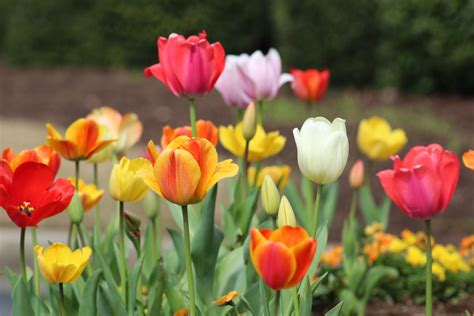
#> input picture image/tulip.jpeg, 474 x 316 px
$ jupyter execute homework-15.ipynb
#> lines starting #> are read from the running program, lines starting #| are printed output that depends on the picture; after the words box and inside, x2 and y2 are one past the last pixel; in counts of white or black regions, pixels touching at a corner belong together
[cell 1]
import cv2
import numpy as np
import matplotlib.pyplot as plt
import os

# -----------------------------
# Utility Functions
# -----------------------------
def contrast_adjust(img, alpha, beta):
    """Adjust contrast using: new_img = alpha*img + beta"""
    new_img = cv2.convertScaleAbs(img, alpha=alpha, beta=beta)
    return new_img

def fft_image(img):
    f = np.fft.fft2(img)
    fshift = np.fft.fftshift(f)
    return fshift

def ifft_image(fshift):
    f_ishift = np.fft.ifftshift(fshift)
    img_back = np.fft.ifft2(f_ishift)
    img_back = np.abs(img_back)
    return img_back

def distance_matrix(shape):
    M, N = shape
    u = np.arange(M) - M//2
    v = np.arange(N) - N//2
    V, U = np.meshgrid(v, u)
    D = np.sqrt(U**2 + V**2)
    return D

# -----------------------------
# Filter Generators
# -----------------------------
def ideal_filter(shape, D0, type='low', D1=None):
    D = distance_matrix(shape)
    if type == 'low':
        H = np.double(D <= D0)
    elif type == 'high':
        H = np.double(D > D0)
    elif type == 'band':
        H = np.double((D > D1) & (D < D0))
    return H

def butterworth_filter(shape, D0, n=2, type='low', D1=None):
    D = distance_matrix(shape)
    if type == 'low':
        H = 1 / (1 + (D / D0)**(2*n))
    elif type == 'high':
        H = 1 / (1 + (D0 / D)**(2*n))
    elif type == 'band':
        H = 1 / (1 + (D * D / ((D*D - D0*D1)**2 + 1e-6)))  # Simplified band version
    return H

def gaussian_filter(shape, D0, type='low', D1=None):
    D = distance_matrix(shape)
    if type == 'low':
        H = np.exp(-(D**2) / (2*(D0**2)))
    elif type == 'high':
        H = 1 - np.exp(-(D**2) / (2*(D0**2)))
    elif type == 'band':
        H = np.exp(-(D**2 - ((D0 + D1)/2)**2) / (2*((D0 - D1)**2)))
    return H

# -----------------------------
# Filtering Operation
# -----------------------------
def apply_filter(img, H):
    fshift = fft_image(img)
    filtered = fshift * H
    result = ifft_image(filtered)
    return np.uint8(np.clip(result, 0, 255))

# -----------------------------
# Main Experiment
# -----------------------------
# Load and prepare images

cwd = os.getcwd()
cwds = cwd.split('/')
cwds.pop(-1)
img_path = '/'.join(cwds[:-1]) + f'/image/tulip.jpeg'
img = cv2.imread(img_path, cv2.IMREAD_GRAYSCALE)

low_contrast = contrast_adjust(img, 0.5, 20)
normal_contrast = img.copy()
high_contrast = contrast_adjust(img, 1.5, 20)
#> call 2 of contrast_adjust, with alpha = 1.5, beta = 20
#> in contrast_adjust (call 2), `new_img = cv2.convertScaleAbs(img, alpha=alpha, beta=beta)`:
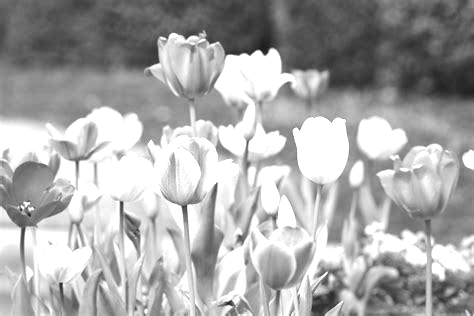
#> new_img: shape (316, 474); min 24, max 255, mean 168.7

images = {'Low Contrast': low_contrast, 'Normal': normal_contrast, 'High Contrast': high_contrast}

D0 = 30  # Cutoff frequency
orders = [1, 2, 4]

for key, im in images.items():
    plt.figure(figsize=(15, 10))
    plt.suptitle(f'{key} Image - Frequency Filtering Comparison', fontsize=14)

    # Filters
    H_ideal = ideal_filter(im.shape, D0, 'low')
    H_butter = butterworth_filter(im.shape, D0, n=2, type='low')
    H_gauss = gaussian_filter(im.shape, D0, 'low')

    ideal_result = apply_filter(im, H_ideal)
    butter_result = apply_filter(im, H_butter)
    gauss_result = apply_filter(im, H_gauss)

    # Display
    plt.subplot(2,3,1); plt.imshow(im, cmap='gray'); plt.title(f'Original ({key})')
    plt.subplot(2,3,2); plt.imshow(ideal_result, cmap='gray'); plt.title('Ideal LPF')
    plt.subplot(2,3,3); plt.imshow(butter_result, cmap='gray'); plt.title('Butterworth LPF')
    plt.subplot(2,3,4); plt.imshow(gauss_result, cmap='gray'); plt.title('Gaussian LPF')

    # Different 'n' in Butterworth
    for n in orders:
        H_butter_n = butterworth_filter(im.shape, D0, n=n, type='low')
        res = apply_filter(im, H_butter_n)
        plt.subplot(2,3,orders.index(n)+2)
        plt.imshow(res, cmap='gray')
        plt.title(f'Butterworth n={n}')

    plt.tight_layout()
    plt.show()
#> this loop made 3 passes
#> key on passes 1 to 3: 'Low Contrast', 'Normal', 'High Contrast'
#> pass 1, `plt.show()`:
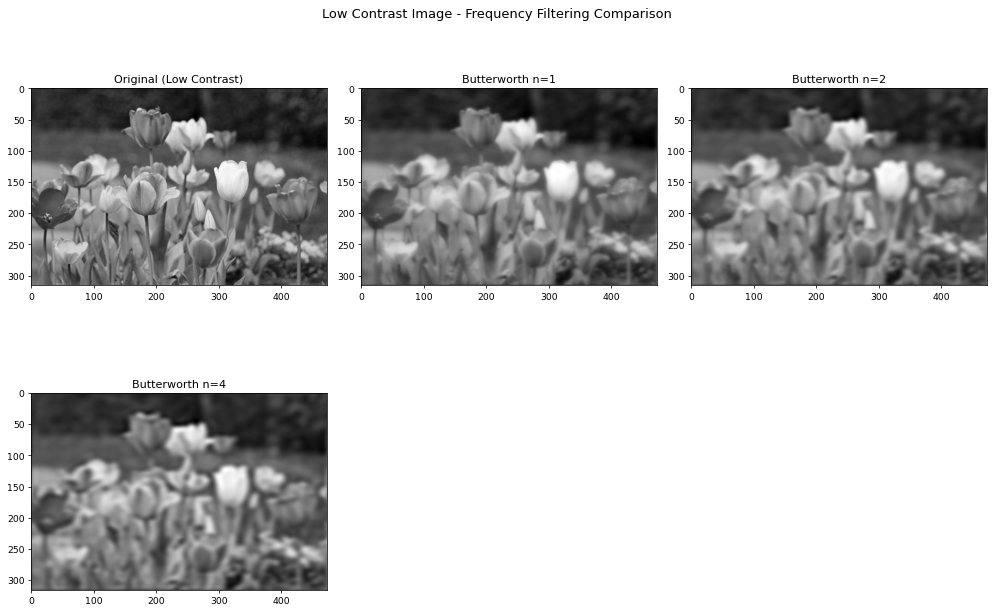
#> figure drawn by matplotlib, 4 panels

[cell 2]
import numpy as np
from scipy.fft import fft2, fftshift, ifft2, ifftshift
import matplotlib.pyplot as plt

def generate_base_image(seed, size=64):
    """
    Generate a synthetic 64x64 grayscale image: sine wave + Gaussian noise.
    """
    np.random.seed(seed)
    x, y = np.meshgrid(np.arange(size), np.arange(size))

    # Low-frequency sine wave (period ~16 pixels)
    low_freq = 128 + 100 * np.sin(2 * np.pi * x / 16) * np.sin(2 * np.pi * y / 16)

    # High-frequency Gaussian noise (sigma=50)
    noise = np.random.normal(0, 50, (size, size))

    image = low_freq + noise
    return np.clip(image, 0, 255).astype(np.uint8)

def adjust_contrast(image, factor):
    """
    Adjust contrast linearly around mean intensity.
    """
    mean = np.mean(image)
    adjusted = mean + factor * (image - mean)
    return np.clip(adjusted, 0, 255).astype(np.uint8)

def compute_band_energies(F_shifted):
    """
    Compute log-magnitude energies in radial bands from shifted FFT.
    Bands: low (r <=8), mid (8 < r <=24), high (r >24)
    """
    magnitude = np.log(np.abs(F_shifted) + 1)
    size = F_shifted.shape[0]
    center = size // 2
    y, x = np.ogrid[:size, :size]
    r = np.sqrt((x - center)**2 + (y - center)**2)

    # Band masks
    low_mask = r <= 8
    mid_mask = (r > 8) & (r <= 24)
    high_mask = r > 24

    # Mean log-magnitude in each band
    low_energy = np.mean(magnitude[low_mask]) if np.any(low_mask) else 0
    mid_energy = np.mean(magnitude[mid_mask]) if np.any(mid_mask) else 0
    high_energy = np.mean(magnitude[high_mask]) if np.any(high_mask) else 0

    return low_energy, mid_energy, high_energy

def apply_ideal_filter(F_shifted, filter_type, size):
    """
    Apply ideal low-pass, high-pass, or band-pass filter.
    Cutoffs: low-pass r<=6.4, high-pass r>6.4, band-pass 3.2-9.6
    """
    center = size // 2
    y, x = np.ogrid[:size, :size]
    r = np.sqrt((x - center)**2 + (y - center)**2)

    if filter_type == 'low_pass':
        mask = r <= 6.4
    elif filter_type == 'high_pass':
        mask = r > 6.4
    elif filter_type == 'band_pass':
        mask = (r >= 3.2) & (r <= 9.6)
    else:
        raise ValueError("Invalid filter type")

    F_filtered = F_shifted.copy()
    F_filtered[~mask] = 0
    return F_filtered

def apply_gaussian_filter(F_shifted, filter_type, size, D0=6.4, D1=3.2, D2=9.6):
    """
    Apply Gaussian low-pass, high-pass, or band-pass filter.
    """
    center = size // 2
    y, x = np.ogrid[:size, :size]
    r = np.sqrt((x - center)**2 + (y - center)**2)

    if filter_type == 'low_pass':
        H = np.exp( - r**2 / (2 * D0**2) )
    elif filter_type == 'high_pass':
        H = 1 - np.exp( - r**2 / (2 * D0**2) )
    elif filter_type == 'band_pass':
        H_lp = np.exp( - r**2 / (2 * D2**2) )
        H_hp = 1 - np.exp( - r**2 / (2 * D1**2) )
        H = H_lp * H_hp
    else:
        raise ValueError("Invalid filter type")

    F_filtered = F_shifted * H
    return F_filtered

def apply_butterworth_filter(F_shifted, filter_type, size, n=2, D0=6.4, D1=3.2, D2=9.6):
    """
    Apply Butterworth low-pass, high-pass, or band-pass filter.
    """
    center = size // 2
    y, x = np.ogrid[:size, :size]
    r = np.sqrt((x - center)**2 + (y - center)**2)

    if filter_type == 'low_pass':
        H = 1 / (1 + (r / D0)**(2 * n))
    elif filter_type == 'high_pass':
        H = 1 / (1 + (D0 / r)**(2 * n))
    elif filter_type == 'band_pass':
        H_lp = 1 / (1 + (r / D2)**(2 * n))
        H_hp = 1 / (1 + (D1 / r)**(2 * n))
        H = H_lp * H_hp
    else:
        raise ValueError("Invalid filter type")

    F_filtered = F_shifted * H
    return F_filtered

def plot_images(images_dict, title="Image Comparison", cmap='gray'):
    """
    Plot multiple images in a grid using matplotlib.
    images_dict: dict of {label: image_array}
    """
    fig, axes = plt.subplots(1, len(images_dict), figsize=(5 * len(images_dict), 5))
    if len(images_dict) == 1:
        axes = [axes]

    for idx, (label, img) in enumerate(images_dict.items()):
        axes[idx].imshow(img, cmap=cmap)
        axes[idx].set_title(label)
        axes[idx].axis('off')

    plt.suptitle(title)
    plt.tight_layout()
    plt.show()

def main():
    """
    Main function to generate images, apply filters, print tables, and plot examples.
    """
    num_images = 5  # For completeness, though tables use Image 1
    contrasts = {'low': 0.5, 'normal': 1.0, 'high': 2.0}

    # Print original energies for all 5 images (as in prior report)
    print("Original Frequency Domain Energies (All Images):")
    print("| Image Variant | Low Band | Mid Band | High Band |")
    print("|---------------|----------|----------|-----------|")

    for img_idx in range(1, num_images + 1):
        seed = img_idx
        base = generate_base_image(seed)
        print(f"| **Image {img_idx}** | | | |")
        for contrast_name, factor in contrasts.items():
            variant = adjust_contrast(base, factor)
            F_shifted = fftshift(fft2(variant))
            low_e, mid_e, high_e = compute_band_energies(F_shifted)
            print(f"| {contrast_name.capitalize():<11} | {low_e:6.2f} | {mid_e:6.2f} | {high_e:6.2f} |")
#> this loop made 5 passes
#> pass 1, in compute_band_energies, `low_mask = r <= 8`:
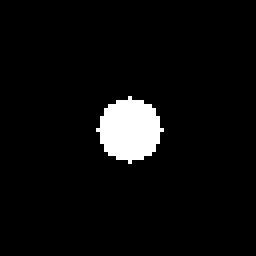
#> low_mask: shape (64, 64) bool (shown 4 times larger); 4.8% white; 1 white region, box (x1, y1, x2, y2) and area: (24, 24, 41, 41) 197
#> pass 1, in compute_band_energies, `high_mask = r > 24`:
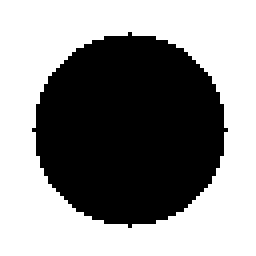
#> high_mask: shape (64, 64) bool (shown 4 times larger); 56.2% white; 1 black region, box (x1, y1, x2, y2) and area: (8, 8, 57, 57) 1793
#> after the loop:
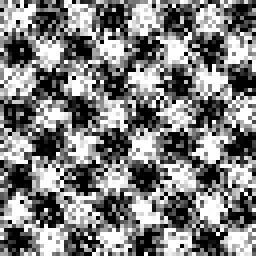
#> variant: shape (64, 64) (shown 4 times larger); min 0, max 255, mean 127.1

    # Filtering tables (Image 1)
    seed = 1
#> seed = 1
    base = generate_base_image(seed)
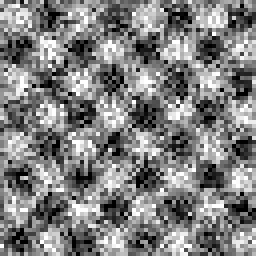
#> base: shape (64, 64) (shown 4 times larger); min 0, max 255, mean 128.2

    print("\nPost-Filtering Energies for Gaussian Filters (Image 1):")
    print("| Filter / Variant | Low Band | Mid Band | High Band |")
    print("|------------------|----------|----------|-----------|")

    for contrast_name, factor in contrasts.items():
        variant = adjust_contrast(base, factor)
        F_shifted = fftshift(fft2(variant))
        orig_low, orig_mid, orig_high = compute_band_energies(F_shifted)

        print(f"| **{contrast_name.capitalize()}-Contrast** | | | |")
        print(f"| Original         | {orig_low:6.2f} | {orig_mid:6.2f} | {orig_high:6.2f} |")

        for filter_type in ['low_pass', 'high_pass', 'band_pass']:
            F_filtered = apply_gaussian_filter(F_shifted, filter_type, variant.shape[0])
            low_e, mid_e, high_e = compute_band_energies(F_filtered)
            print(f"| Gaussian-{filter_type.replace('_', '-').title()} | {low_e:6.2f} | {mid_e:6.2f} | {high_e:6.2f} |")
#> this loop made 3 passes
#> (orig_low, orig_mid, orig_high) on passes 1 to 3: (7.18, 7.03, 7.03), (7.87, 7.72, 7.72), (8.22, 8.11, 8.12)
#> (printed output is left out)
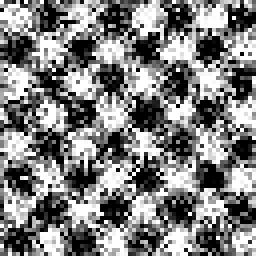
#> variant: shape (64, 64) (shown 4 times larger); min 0, max 255, mean 128

    print("\nPost-Filtering Energies for Butterworth Filters (n=2, Image 1):")
    print("| Filter / Variant | Low Band | Mid Band | High Band |")
    print("|------------------|----------|----------|-----------|")

    for contrast_name, factor in contrasts.items():
        variant = adjust_contrast(base, factor)
        F_shifted = fftshift(fft2(variant))
        orig_low, orig_mid, orig_high = compute_band_energies(F_shifted)

        print(f"| **{contrast_name.capitalize()}-Contrast** | | | |")
        print(f"| Original         | {orig_low:6.2f} | {orig_mid:6.2f} | {orig_high:6.2f} |")

        for filter_type in ['low_pass', 'high_pass', 'band_pass']:
            F_filtered = apply_butterworth_filter(F_shifted, filter_type, variant.shape[0], n=2)
            low_e, mid_e, high_e = compute_band_energies(F_filtered)
            print(f"| Butterworth-{filter_type.replace('_', '-').title()} | {low_e:6.2f} | {mid_e:6.2f} | {high_e:6.2f} |")
#> this loop made 3 passes
#> (contrast_name, factor, orig_low, orig_mid, orig_high) on passes 1 to 3: ('low', 0.5, 7.18, 7.03, 7.03), ('normal', 1, 7.87, 7.72, 7.72), ('high', 2, 8.22, 8.11, 8.12)
#> (printed output is left out)

    print("\nButterworth Low-Pass with Varying n (Normal Contrast, Image 1):")
    print("| n Value | Low Band | Mid Band | High Band |")
    print("|---------|----------|----------|-----------|")

    variant = adjust_contrast(base, 1.0)
    F_shifted = fftshift(fft2(variant))
    orig_low, orig_mid, orig_high = compute_band_energies(F_shifted)
#> orig_low = 7.87; orig_mid = 7.72; orig_high = 7.72
    print(f"| Original | {orig_low:6.2f} | {orig_mid:6.2f} | {orig_high:6.2f} |")
#| | Original |   7.87 |   7.72 |   7.72 |

    for n in [1, 2, 4]:
        F_filtered = apply_butterworth_filter(F_shifted, 'low_pass', variant.shape[0], n=n)
        low_e, mid_e, high_e = compute_band_energies(F_filtered)
        print(f"| n={n}     | {low_e:6.2f} | {mid_e:6.2f} | {high_e:6.2f} |")
#> this loop made 3 passes
#> (low_energy in compute_band_energies, mid_energy in compute_band_energies, high_energy in compute_band_energies, low_e, mid_e, high_e) on passes 1 to 3: (7.34, 5.66, 4.55, 7.34, 5.66, 4.55), (7.37, 3.9, 1.71, 7.37, 3.9, 1.71), (7.32, 1.23, 0.0158, 7.32, 1.23, 0.0158)
#> (printed output is left out)
#> pass 1, in compute_band_energies (call 41), `magnitude = np.log(np.abs(F_shifted) + 1)`:
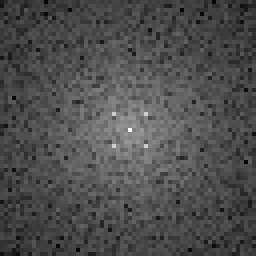
#> magnitude: shape (64, 64) float64 (shown 4 times larger); min 1.55, max 13.17, mean 5.11; drawn with min black and max white

    print("\nPost-Filtering Energies for Ideal Filters (Image 1):")
    print("| Filter / Variant | Low Band | Mid Band | High Band |")
    print("|------------------|----------|----------|-----------|")

    for contrast_name, factor in contrasts.items():
        variant = adjust_contrast(base, factor)
        F_shifted = fftshift(fft2(variant))
        orig_low, orig_mid, orig_high = compute_band_energies(F_shifted)

        print(f"| **{contrast_name.capitalize()}-Contrast** | | | |")
        print(f"| Original         | {orig_low:6.2f} | {orig_mid:6.2f} | {orig_high:6.2f} |")

        for filter_type in ['low_pass', 'high_pass', 'band_pass']:
            F_filtered = apply_ideal_filter(F_shifted, filter_type, variant.shape[0])
            low_e, mid_e, high_e = compute_band_energies(F_filtered)
            print(f"| Ideal-{filter_type.replace('_', '-').title()} | {low_e:6.2f} | {mid_e:6.2f} | {high_e:6.2f} |")
#> this loop made 3 passes
#> (orig_low, orig_mid, orig_high) on passes 1 to 3: (7.18, 7.03, 7.03), (7.87, 7.72, 7.72), (8.22, 8.11, 8.12)
#> (printed output is left out)
#> pass 1, in compute_band_energies (call 46), `magnitude = np.log(np.abs(F_shifted) + 1)`:
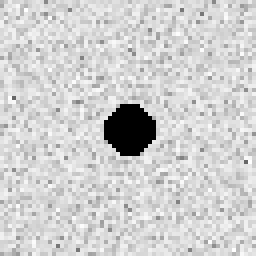
#> magnitude: shape (64, 64) float64 (shown 4 times larger); min 0, max 8.33, mean 6.81; drawn with min black and max white

    # Plotting examples: Original contrast variants and some filtered versions (Normal contrast)
    print("\nGenerating plots...")

    # Original contrasts
    images_original = {
        'Low Contrast': adjust_contrast(base, 0.5),
        'Normal Contrast': adjust_contrast(base, 1.0),
        'High Contrast': adjust_contrast(base, 2.0)
    }
    plot_images(images_original, "Original Contrast Variants")
#> the loop in plot_images, `for idx, (label, img) in enumerate(images_dict.items()):` made 3 passes

    # Example: Gaussian low-pass on normal contrast (to spatial domain)
    variant_normal = adjust_contrast(base, 1.0)
    F_shifted = fftshift(fft2(variant_normal))
    F_gaussian_lp = apply_gaussian_filter(F_shifted, 'low_pass', variant_normal.shape[0])
    spatial_gaussian_lp = np.abs(ifft2(ifftshift(F_gaussian_lp)))
    spatial_gaussian_lp = np.clip(spatial_gaussian_lp, 0, 255).astype(np.uint8)

    images_filtered = {
        'Original (Normal)': variant_normal,
        'Gaussian Low-Pass': spatial_gaussian_lp
    }
    plot_images(images_filtered, "Original vs Gaussian Low-Pass (Normal Contrast)")
#> the loop in plot_images (call 2), `for idx, (label, img) in enumerate(images_dict.items()):` made 2 passes

    # Add more plots as needed, e.g., for Butterworth or ideal
    F_ideal_lp = apply_ideal_filter(F_shifted, 'low_pass', variant_normal.shape[0])
    spatial_ideal_lp = np.abs(ifft2(ifftshift(F_ideal_lp)))
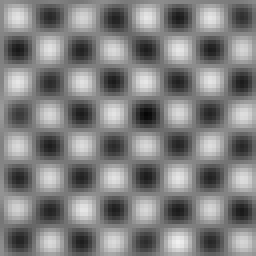
#> spatial_ideal_lp: shape (64, 64) float64 (shown 4 times larger); min 7.22, max 240.7, mean 128.2
    spatial_ideal_lp = np.clip(spatial_ideal_lp, 0, 255).astype(np.uint8)

    images_comparison = {
        'Original': variant_normal,
        'Gaussian LP': spatial_gaussian_lp,
        'Ideal LP': spatial_ideal_lp
    }
    plot_images(images_comparison, "Filter Comparison: Low-Pass (Normal Contrast)")

if __name__ == "__main__":
    main()
